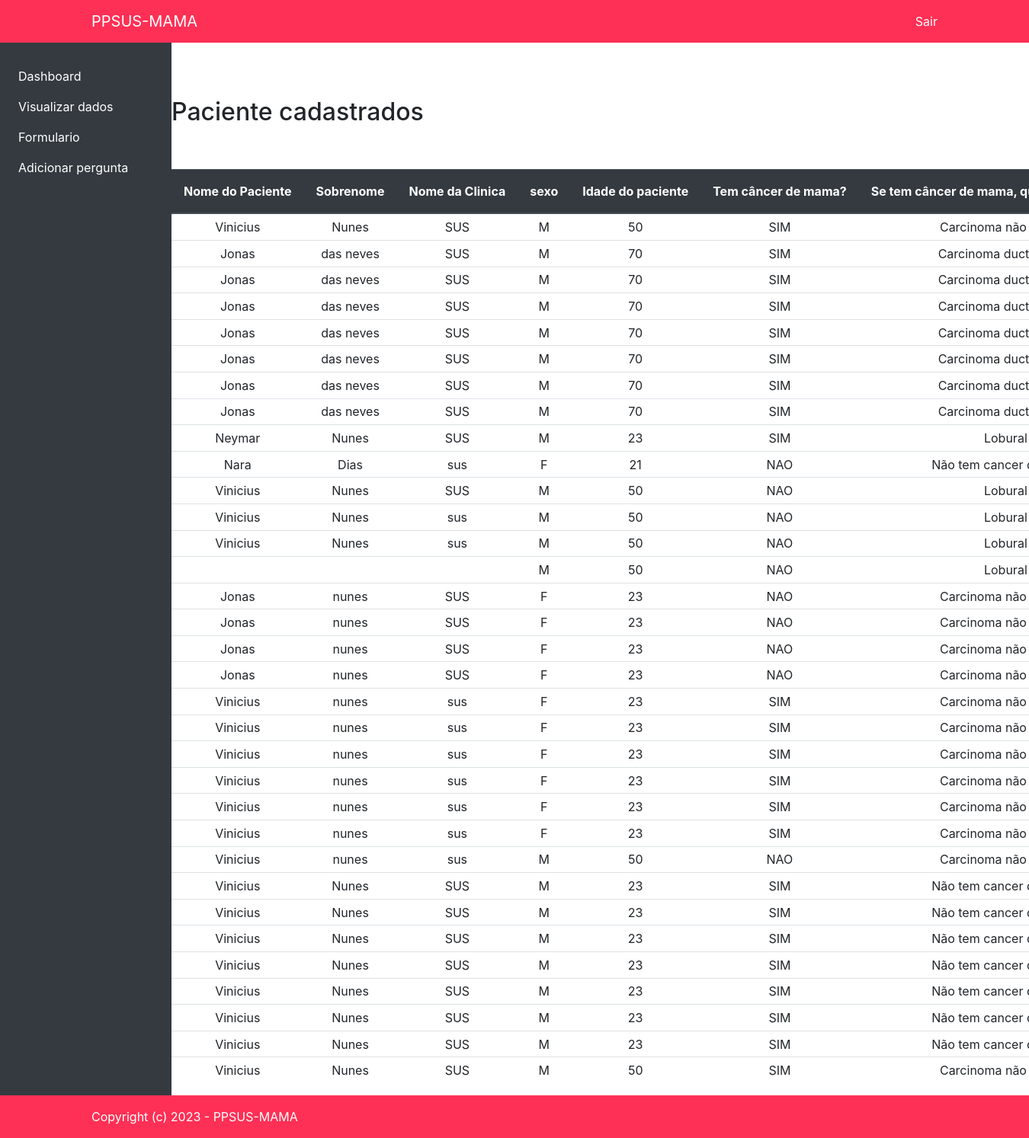
The page /visualizardados/ (signed in) on the database its author committed.
### forms/models.py (models this page shows, shortened)
class Formulario(models.Model):
    nomePaciente = models.CharField("Nome do paciente:",max_length=255, blank=True)
    sobrenome = models.CharField("Sobrenome:",max_length=255, blank=True)
    nomeclinica =  models.CharField("Nome da clinica:",max_length=255, blank=True)
    tuplesexo = (
        ("F", "Feminino"),
        ("M", "Masculino"),
    )
    sexo = models.CharField("Sexo",  max_length=2,choices=tuplesexo , blank=False)
    idadepaciente =  models.CharField("Idade do paciente:",max_length=3, blank=False)
    tupleOpcao = (
        ("SIM", "SIM"),
        ("NAO", "NAO"),
    )
    temcancer = models.CharField("Tem câncer de mama?",max_length=3, choices=tupleOpcao)
    tupleCancer = (
        ("Carcinoma ductal insitu", "Carcinoma ductal insitu"),
        ("Carcinoma não epecial", "Carcinoma não epecial"),
        ("Lobural", "Lobural"),
        ("Medular", "Medular"),
        ("Metaplatico", "Metaplatico"),
        ("Mucinoso", "Mucinoso"),
        ("Não tem cancer de mama", "Não tem cancer de mama"),
    )
    cancer_mama = models.CharField("Se tem câncer de mama, qual tipo histologico?",max_length=25, choices=tupleCancer)
    tupleIdadeCancer = (
        ("Maior que 60 anos","Maior que 60 anos"),
        ("Entre 55 e 60 anos", "Entre 55 e 60 anos"),
        ("Entre 45 e 55 anos", "Entre 45 e 55 anos"),
        ("Entre 35 e 45 anos", "Entre 35 e 45 anos"),
        ("Entre 30 e 35 anos", "Entre 30 e 35 anos"),
        ("Menor que 30 anos", "Menor que 30 anos"),
        ("Menor que 30 anos", "Menor que 30 anos"),
        ("Sem diagnostico", "Sem diagnostico"),
    )
    idade_diagnostico =  models.CharField("Faixa de idade do diagnostico de câncer de mama:",max_length=25, choices=tupleIdadeCancer)
    tupleMutacao = (
        ("BRCA1", "BRCA1"),
        ("BRCA2", "BRCA2"),
        ("TP53", "TP53"),
        ("CDH1", "CDH1"),
        ("STK11", "STK11"),
        ("PTEN", "PTEN"),
        ("PALB2","PALB2"),
        ("VUS", "VUS"),
        ("NÃO APRESENTA MUTAÇÃO", "NÃO APRESENTA MUTAÇÃO"),
    )
    mutacaoGenetica =  models.CharField("Teste genético apresenta mutação do tipo:",max_length=22, choices=tupleMutacao)
    opc_bilateral = models.CharField("Historico Pessoal de cancer de mama bilateral:",max_length=3, choices=tupleOpcao)
    opc_ovario = models.CharField("Tem historico Pessoal de cançer de ovario?",max_length=3, choices=tupleOpcao)
    tupleTipoMolecular = (
        ("Luminal", "Luminal"),
        ("Luminal HEr2", "Luminal HEr2"),
        ("HEr2", "HEr2"),
        ("Triplo Negativo", "Triplo Negativo"),
        ("Não tem cancer de mama", "Não tem cancer de mama"),
    )
    tipo_molecular = models.CharField("Tipo molecular de câncer de mama:",max_length=23, choices=tupleTipoMolecular)
    tupleTamanhoDoCancer = (
        ("Insitu", "Insitu"),
        ("T1", "T1"),
        ("T2", "T2"),
        ("T3", "T3"),
        ("T4", "T4"),
        ("Não tem cancer de mama", "Não tem cancer de mama"),
    )
    tam_cancer = models.CharField("Se tem câncer, qual o tamanho do tumor:",max_length=23,choices=tupleTamanhoDoCancer)
    tupleQtdParente = (
        ("Um", "Um"),
        ("Dois", "Dois"),
        ("Três ou Mais", "Três ou Mais"),
        ("Desconhece", "Desconhece"),
    )
    qtd_parent_1 = models.CharField("Quantidade parentes de primeiro grau com câncer de mama:",max_length=12, choices=tupleQtdParente)
    qtd_parent_2 = models.CharField(" Quantidade de parentes de primeiro grau ou mais distante com câncer de mama ou ovario com idade  < 50 anos",max_length=12, choices=tupleQtdParente)
    parent_seg_grau =  models.CharField("Quantidade parentes de segundo grau ou mais distante com câncer de mama ou ovario < 50 anos:",max_length=12, choices=tupleQtdParente)
    tupleParentePrimeiroGrau= (
        ("Cancer de ovario", "Cancer de ovario"),
        ("Cancer de mama masculino", "Cancer de mama masculino"),
        ("Cancer de prostata", "Cancer de prostata"),
        ("Cancer bilateral de mama", "Cancer bilateral de mama"),
        ("Cancer de pancreas", "Cancer de pancreas"),
        ("Dois ou mais itens", "Dois ou mais itens"),
        ("Nenhum", "Nenhum"),
        ("Desconhce","Desconhece")
    )
    parent_pri_grau =  models.CharField("Parentes de primeiro grau com :",max_length=25,choices=tupleParentePrimeiroGrau)
    asc_judia =  models.CharField("Ascendencia Judia Ashkenazi:",max_length=12, choices=tupleOpcao)

### account/views.py (the view)
# urls.py: path('visualizardados/', views.viewdata, name='visualizardados'),
def viewdata(request):
    forms = Formulario.objects.order_by('id')
    return render(request, 'account/visualizardados.html', {'form': forms})

### account/templates/account/visualizardados.html (shortened to what this page needs)
{% extends 'base.html'%}
{%block conteudo%}
</div>
    <h2>Paciente cadastrados</h2>
    <div class="table-responsive mt-5">
        <table class="table table-sm">
                <thead class="thead-dark w-10">
                    <tr>
                        <th class="text-nowrap w-100 p-3" >Nome do Paciente</th>
                        <th class="text-nowrap w-100 p-3">Sobrenome</th>
                        <th class="text-nowrap w-100 p-3 ">Nome da Clinica</th>
                        <th class="text-nowrap w-100 p-3 ">sexo</th>
                        <th class="text-nowrap w-100 p-3 ">Idade do paciente</th>
                        <th class="text-nowrap w-100 p-3 ">Tem câncer de mama?</th>
                        <th class="text-nowrap w-100 p-3 ">Se tem câncer de mama, qual tipo histologico</th>
                    </tr>
                </thead>
            <tbody>
                {%for question in form %}
                    <tr>
                        <td class="text-center">{{question.nomePaciente}}</td>
                        <td class="text-center" >{{question.sobrenome}}</td>
                        <td class="text-center">{{question.nomeclinica}}</td>
                        <td class="text-center">{{question.sexo}}</td>
                        <td class="text-center">{{question.idadepaciente}}</td>
                        <td class="text-center">{{question.temcancer}}</td>
                        <td class="text-center">{{question.cancer_mama}}</td>
                    </tr>
                {% endfor %}
            </tbody>
        </table>
    </div>
{%endblock%}

### rows shown on the page
Formulario: nomePaciente "Vinicius", sobrenome "Nunes", nomeclinica "SUS", sexo "M", idadepaciente "50", temcancer "SIM", cancer_mama "Carcinoma não…"
Formulario: nomePaciente "Jonas", sobrenome "das neves", nomeclinica "SUS", sexo "M", idadepaciente "70", temcancer "SIM", cancer_mama "Carcinoma…"
Formulario: nomePaciente "Jonas", sobrenome "das neves", nomeclinica "SUS", sexo "M", idadepaciente "70", temcancer "SIM", cancer_mama "Carcinoma…"
Formulario: nomePaciente "Jonas", sobrenome "das neves", nomeclinica "SUS", sexo "M", idadepaciente "70", temcancer "SIM", cancer_mama "Carcinoma…"
Formulario: nomePaciente "Jonas", sobrenome "das neves", nomeclinica "SUS", sexo "M", idadepaciente "70", temcancer "SIM", cancer_mama "Carcinoma…"
Formulario: nomePaciente "Jonas", sobrenome "das neves", nomeclinica "SUS", sexo "M", idadepaciente "70", temcancer "SIM", cancer_mama "Carcinoma…"
Formulario: nomePaciente "Jonas", sobrenome "das neves", nomeclinica "SUS", sexo "M", idadepaciente "70", temcancer "SIM", cancer_mama "Carcinoma…"
Formulario: nomePaciente "Jonas", sobrenome "das neves", nomeclinica "SUS", sexo "M", idadepaciente "70", temcancer "SIM", cancer_mama "Carcinoma…"
Formulario: nomePaciente "Neymar", sobrenome "Nunes", nomeclinica "SUS", sexo "M", idadepaciente "23", temcancer "SIM", cancer_mama "Lobural"
Formulario: nomePaciente "Nara", sobrenome "Dias", nomeclinica "sus", sexo "F", idadepaciente "21", temcancer "NAO", cancer_mama "Não tem cancer…"
Formulario: nomePaciente "Vinicius", sobrenome "Nunes", nomeclinica "SUS", sexo "M", idadepaciente "50", temcancer "NAO", cancer_mama "Lobural"
Formulario: nomePaciente "Vinicius", sobrenome "Nunes", nomeclinica "sus", sexo "M", idadepaciente "50", temcancer "NAO", cancer_mama "Lobural"
Formulario: nomePaciente "Vinicius", sobrenome "Nunes", nomeclinica "sus", sexo "M", idadepaciente "50", temcancer "NAO", cancer_mama "Lobural"
Formulario: sexo "M", idadepaciente "50", temcancer "NAO", cancer_mama "Lobural"
Formulario: nomePaciente "Jonas", sobrenome "nunes", nomeclinica "SUS", sexo "F", idadepaciente "23", temcancer "NAO", cancer_mama "Carcinoma não…"
Formulario: nomePaciente "Jonas", sobrenome "nunes", nomeclinica "SUS", sexo "F", idadepaciente "23", temcancer "NAO", cancer_mama "Carcinoma não…"
Formulario: nomePaciente "Jonas", sobrenome "nunes", nomeclinica "SUS", sexo "F", idadepaciente "23", temcancer "NAO", cancer_mama "Carcinoma não…"
Formulario: nomePaciente "Jonas", sobrenome "nunes", nomeclinica "SUS", sexo "F", idadepaciente "23", temcancer "NAO", cancer_mama "Carcinoma não…"
Formulario: nomePaciente "Vinicius", sobrenome "nunes", nomeclinica "sus", sexo "F", idadepaciente "23", temcancer "SIM", cancer_mama "Carcinoma não…"
Formulario: nomePaciente "Vinicius", sobrenome "nunes", nomeclinica "sus", sexo "F", idadepaciente "23", temcancer "SIM", cancer_mama "Carcinoma não…"
Formulario: nomePaciente "Vinicius", sobrenome "nunes", nomeclinica "sus", sexo "F", idadepaciente "23", temcancer "SIM", cancer_mama "Carcinoma não…"
Formulario: nomePaciente "Vinicius", sobrenome "nunes", nomeclinica "sus", sexo "F", idadepaciente "23", temcancer "SIM", cancer_mama "Carcinoma não…"
Formulario: nomePaciente "Vinicius", sobrenome "nunes", nomeclinica "sus", sexo "F", idadepaciente "23", temcancer "SIM", cancer_mama "Carcinoma não…"
Formulario: nomePaciente "Vinicius", sobrenome "nunes", nomeclinica "sus", sexo "F", idadepaciente "23", temcancer "SIM", cancer_mama "Carcinoma não…"
Formulario: nomePaciente "Vinicius", sobrenome "nunes", nomeclinica "sus", sexo "M", idadepaciente "50", temcancer "NAO", cancer_mama "Carcinoma não…"
Formulario: nomePaciente "Vinicius", sobrenome "Nunes", nomeclinica "SUS", sexo "M", idadepaciente "23", temcancer "SIM", cancer_mama "Não tem cancer…"
Formulario: nomePaciente "Vinicius", sobrenome "Nunes", nomeclinica "SUS", sexo "M", idadepaciente "23", temcancer "SIM", cancer_mama "Não tem cancer…"
Formulario: nomePaciente "Vinicius", sobrenome "Nunes", nomeclinica "SUS", sexo "M", idadepaciente "23", temcancer "SIM", cancer_mama "Não tem cancer…"
Formulario: nomePaciente "Vinicius", sobrenome "Nunes", nomeclinica "SUS", sexo "M", idadepaciente "23", temcancer "SIM", cancer_mama "Não tem cancer…"
Formulario: nomePaciente "Vinicius", sobrenome "Nunes", nomeclinica "SUS", sexo "M", idadepaciente "23", temcancer "SIM", cancer_mama "Não tem cancer…"
Formulario: nomePaciente "Vinicius", sobrenome "Nunes", nomeclinica "SUS", sexo "M", idadepaciente "23", temcancer "SIM", cancer_mama "Não tem cancer…"
Formulario: nomePaciente "Vinicius", sobrenome "Nunes", nomeclinica "SUS", sexo "M", idadepaciente "23", temcancer "SIM", cancer_mama "Não tem cancer…"
Formulario: nomePaciente "Vinicius", sobrenome "Nunes", nomeclinica "SUS", sexo "M", idadepaciente "50", temcancer "SIM", cancer_mama "Carcinoma não…"
